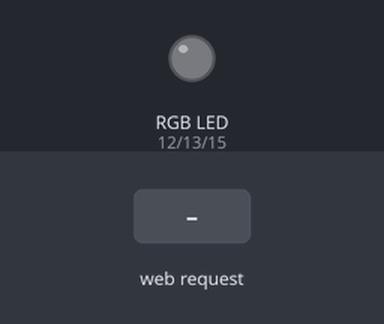
Bench run of a sketch on a simulated ESP8266 (NodeMCU). Parts: an RGB LED mixed from three pins (HIGH = lit). The inputs (shaded band) are chosen by the test bench. Dim RGB values are drawn brighter than linear; WiFi joins after 1.5 s; servers stay silent unless stated; what the sketch prints to the serial monitor is not drawn.

Above: at 2.7 s.
2.8 s: HTTP request GET /?rgb=120 received
At 4.0 s:
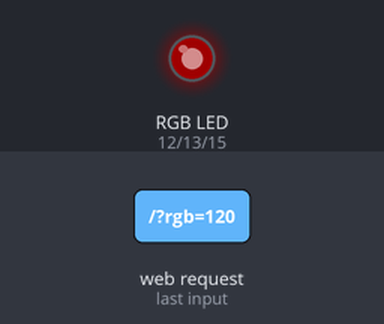
4.3 s: HTTP request GET /led?r=120 received
At 5.2 s:
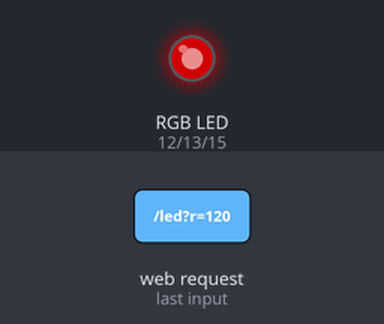
5.8 s: HTTP request GET /led?g=1 received
At 6.3 s:
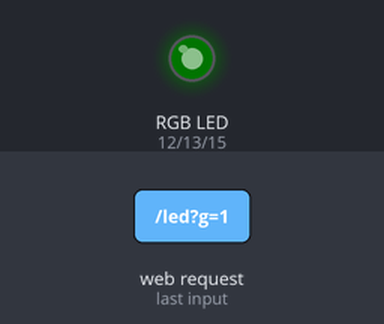
7.3 s: HTTP request GET /led?g=120 received
At 8.5 s:
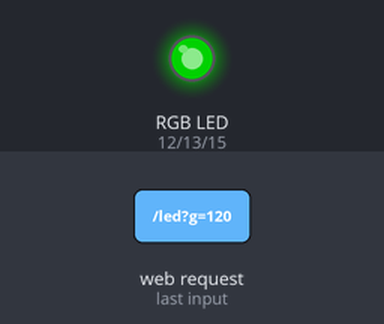
8.8 s: HTTP request GET /led?rgb=1&r=1&g=1 received
At 9.8 s:
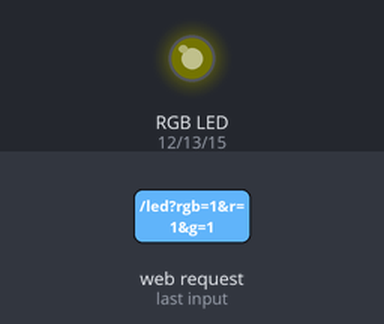
10.3 s: HTTP request GET /led?rgb=120&r=120&g=120 received
At 10.9 s:
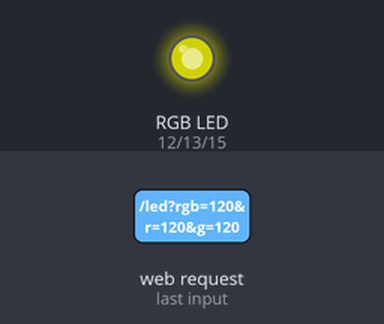
Timing chart, 0 to 12.8 s (numbered marks = the images above; inputs shaded):
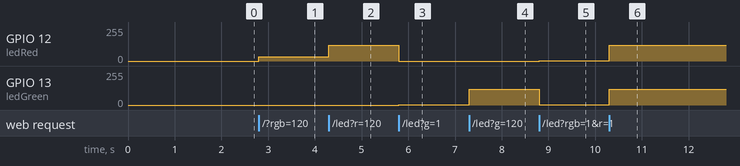

Measured:
- after the input at 2.8 s, GPIO 12 (ledRed): 0/255 → 32/255 at once
- after the input at 4.3 s, GPIO 12 (ledRed): 32/255 → 120/255 at once
- after the input at 5.8 s, GPIO 12 (ledRed): 120/255 → 0/255 at once; GPIO 13 (ledGreen): 0/255 → 1/255 at once
- after the input at 7.3 s, GPIO 13 (ledGreen): 1/255 → 120/255 at once
- after the input at 8.8 s, GPIO 12 (ledRed): 0/255 → 1/255 at once; GPIO 13 (ledGreen): 120/255 → 1/255 at once
- after the input at 10.3 s, GPIO 12 (ledRed), GPIO 13 (ledGreen): 1/255 → 120/255 at once

The sketch:

WebRGBLED.ino
```cpp
#include <Arduino.h>

#include <ESP8266WiFi.h>
#include <WiFiClient.h>
#include <ESP8266WebServer.h>
#include <ESP8266mDNS.h>

const char* ssid = "****";
const char* password = "****";

ESP8266WebServer server(80);

const int ledRed    = 12;
const int ledGreen  = 13;
const int ledBlue   = 15;


String colorForm(String rgb){
  String html = "<form><input type=\"color\" name=\"rgb\" value=\"" + rgb + "\"><input type=\"submit\" value=\"Go\"></form>";
  return html;
}

void handleRoot() {
  String rgb = server.arg("rgb");
  String strRed = rgb.substring(1,3);
  int red = ::strtol(strRed.c_str(),NULL,16);
  analogWrite(ledRed, red);

  String strGreen = rgb.substring(3,5);
  int green = ::strtol(strGreen.c_str(),NULL,16);
  analogWrite(ledGreen, green * 0.4f);

  String strBlue = rgb.substring(5,7);
  int blue = ::strtol(strBlue.c_str(),NULL,16);
  analogWrite(ledBlue, blue * 0.25f);


  String html = "<h1>hello from esp8266!</h1>";
  html += "<p>red:0x"+ strRed + "(" + String(red) + ")</p>";
  html += "<p>green:0x"+ strGreen + "(" + String(green) + ")</p>";
  html += "<p>blue:0x"+ strBlue + "(" + String(blue) + ")</p>";
  html += colorForm(rgb);
  server.send(200, "text/html", html);
}

void handleNotFound(){
  server.send(404, "text/plain", "File Not Found");
}

void setup(void){
  //初期化
  pinMode(ledRed, OUTPUT);
  pinMode(ledGreen, OUTPUT);
  pinMode(ledBlue, OUTPUT);

  analogWriteRange(255);

  Serial.begin(115200);

  WiFi.mode(WIFI_STA);
  WiFi.begin(ssid, password);
  Serial.println("");

  // Wait for connection
  while (WiFi.status() != WL_CONNECTED) {
    delay(500);
    Serial.print(".");
  }
  Serial.println("");
  Serial.print("Connected to ");
  Serial.println(ssid);
  Serial.print("IP address: ");
  Serial.println(WiFi.localIP());

  if (MDNS.begin("esp8266")) {
    Serial.println("MDNS responder started");
  }

  server.on("/", handleRoot);

  server.on("/led", []() {
    int red = server.arg("r").toInt();
    if(red > -1){
      analogWrite(ledRed, red);
    }
    int green = server.arg("g").toInt();
    if(green > -1){
      analogWrite(ledGreen, green);
    }

    int blue = server.arg("b").toInt();
    if(blue > -1){
      analogWrite(ledBlue, blue);
    }

    server.send(200, "text/plain", "Led is now Red:" + String(red) + "/Green:"+ String(green) + "/Blue:"+ String(blue));
  });

  server.onNotFound(handleNotFound);

  server.begin();
  Serial.println("HTTP server started");
}

void loop(void){
  server.handleClient();
}
```
